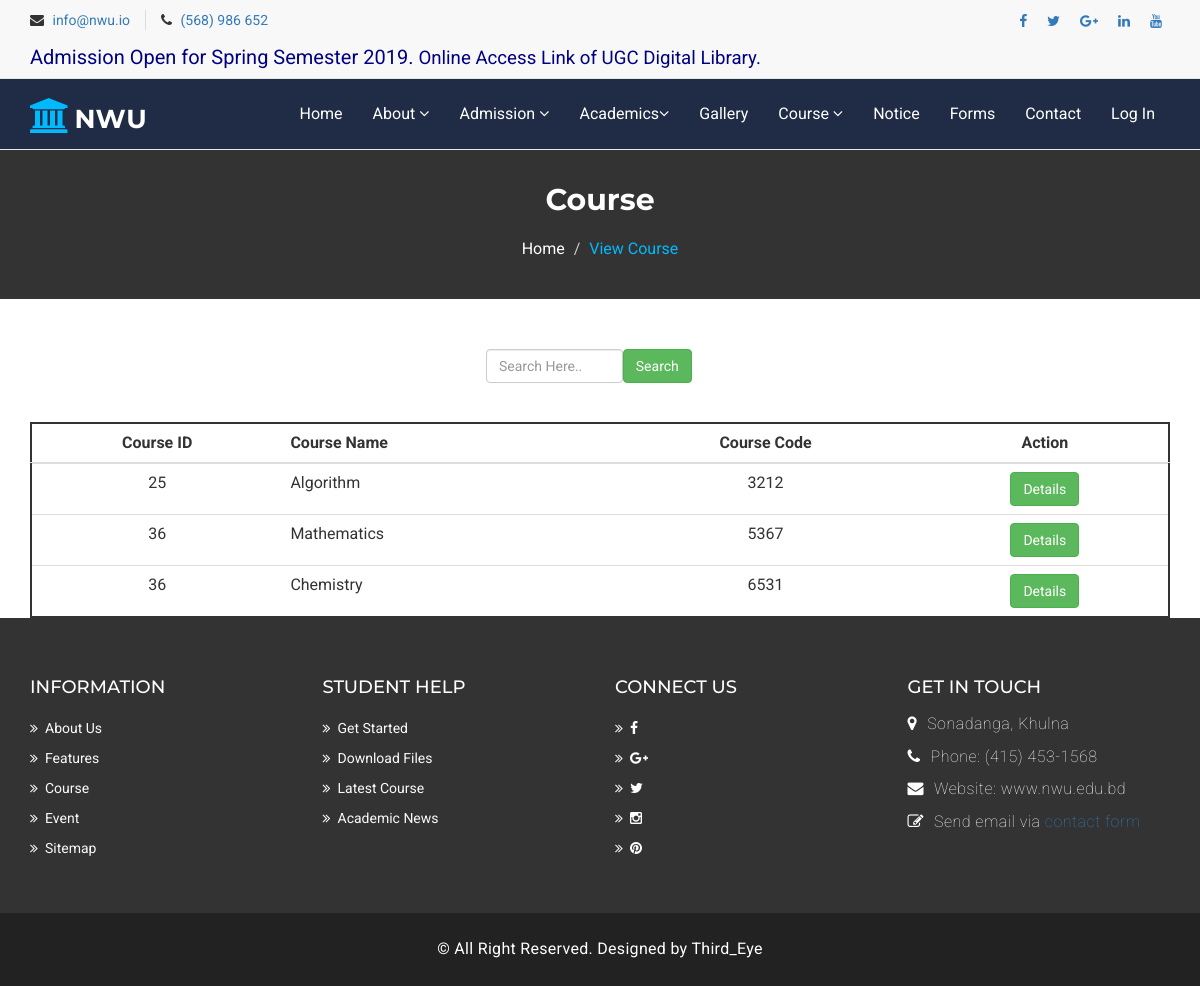
Page /view-course.php on the committed database.
### tables this page shows
CREATE TABLE `course` (
  `crs_id` varchar(50) NOT NULL,
  `crs_name` varchar(50) NOT NULL,
  `crs_code` varchar(50) NOT NULL,
  `crs_credit` int(50) NOT NULL,
  `crs_time` int(50) NOT NULL,
  `crs_details` varchar(50) NOT NULL
);

### view-course.php (the view, shortened to what this page needs)
<?php
	$con= mysqli_connect('localhost', 'root', '', 'nwu');
?>
<?php include ('menu.php') ?>
<section id="mu-page-breadcrumb">
    <div class="container">
        <div class="row">
            <div class="col-md-12">
                <div class="mu-page-breadcrumb-area">
                    <h2>Course</h2>
                    <ol class="breadcrumb">
                        <li><a href="#">Home</a></li>
                        <li class="active">View Course</li>
                    </ol>
                </div>
            </div>
        </div>
    </div>
</section>
<div class="view-student">
    <div class="container">
        <div class="row">
            <div class="col-md-12">
                <form method="post">
                    <div class="form-group" style="margin:50px auto;margin-left:40%;">
                        <input class="form-control" style="float:left;width:20%;" type="test" name="searcbox" placeholder="Search Here..">
                        <input class="btn btn-success" style="float:left" type="submit" name="searc" value="Search">
                    </div>
                </form>
                <table class="table table-sm text-center" style="border: 2px solid #333; margin-top:50px;">
                    <thead>
                        <tr>
                            <th class="text-center" scope="col">Course ID</th>
                            <th class="text-left" scope="col">Course Name</th>
                            <th class="text-center" scope="col">Course Code</th>
                            <th class="text-center" scope="col">Action</th>
                        </tr>
                    </thead>
                    <tbody>
                        <tr>
                            <?php
							if(isset($_POST['searc']))
							{
								$sr=$_POST['searcbox'];
							$query = "select *from course where crs_id like'%$sr%' or crs_name like'%$sr%'";
							$run = mysqli_query($con,$query);
							while($row=mysqli_fetch_array($run))
							{
								$crs_id = $row[0];
								$crs_name = $row[1];
								$crs_code = $row[2];
							?>
                            <td>
                                <?php echo $crs_id; ?>
                            </td>
                            <td class="text-left">
                                <?php echo $crs_name; ?>
                            </td>
                            <td>
                                <?php echo $crs_code; ?>
                            </td>
                            <td>
                                <a class="btn btn-success" href="single_course.php?crs_idx=<?php echo $crs_id; ?>">Details</a>
                                <?php  if (isset($_SESSION['username'])) : ?>
                                <a class="btn btn-warning" href="edit-course.php?crs_idx=<?php echo $crs_id; ?>">Edit</a>
                                <a class="btn btn-danger" href="delete_course.php?del_crs=<?php echo $crs_id; ?>">Delete</a>
                                <?php  endif; ?>
                            </td>
                        </tr>
                        <?php
							}}
							else
							{
							$query = "select *from course";
							$run = mysqli_query($con,$query);
							while($row=mysqli_fetch_array($run))
							{
								$crs_id = $row[0];
								$crs_name = $row[1];
								$crs_code = $row[2];
							?>
                        <tr>
                            <td>
                                <?php echo $crs_id; ?>
                            </td>
                            <td class="text-left">
                                <?php echo $crs_name; ?>
                            </td>
                            <td>
                                <?php echo $crs_code; ?>
                            </td>
                            <td>
                                <a class="btn btn-success" href="single_course.php?crs_idx=<?php echo $crs_id; ?>">Details</a>
                            </td>
                        </tr>
                        <?php
							}
							} ?>
                    </tbody>
                    <br>
                </table>
            </div>
        </div>
    </div>
</div>
<?php include('footer.php') ?>

### assets/css/theme-color/default-theme.css (style rules this page uses)
#mu-page-breadcrumb .mu-page-breadcrumb-area .breadcrumb .active { color: #01bafd; }

### assets/css/style.css (style rules this page uses)
body { background-color: #ffffff; font-family: "Roboto", sans-serif; color: #333333; font-size: 16px; overflow-x: hidden; }
a { text-decoration: none; color: #337ab7; }
h1, h2, h3, h4, h5, h6 { font-family: "Montserrat", sans-serif; }
h2 { font-size: 30px; font-weight: 700; line-height: 40px; margin: 0; }
#mu-page-breadcrumb { background-color: #333; display: inline; float: left; padding: 30px 0; width: 100%; }
#mu-page-breadcrumb .mu-page-breadcrumb-area { display: inline; float: left; width: 100%; }
#mu-page-breadcrumb .mu-page-breadcrumb-area h2 { text-align: center; color: #fff; }
#mu-page-breadcrumb .mu-page-breadcrumb-area .breadcrumb { background-color: transparent; border-radius: 0; margin-bottom: 0; margin-top: 10px; text-align: center; }
#mu-page-breadcrumb .mu-page-breadcrumb-area .breadcrumb li { color: #fff; }
#mu-page-breadcrumb .mu-page-breadcrumb-area .breadcrumb li a { color: #fff; }

### rows in the picture
course: crs "25", crs_name "Algorithm", crs_code "3212"
course: crs "36", crs_name "Mathematics", crs_code "5367"
course: crs "36", crs_name "Chemistry", crs_code "6531"
